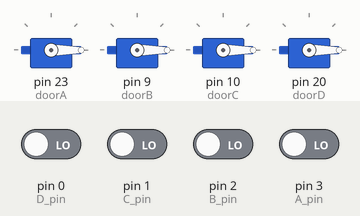
Bench run of a sketch on a simulated Arduino Mega 2560, built with avr-gcc and run on an emulated ATmega2560. On the bench: 4 × servo. The inputs (shaded band) are chosen by the test bench; at power-on: pin 0 (D_pin), pin 1 (C_pin), pin 2 (B_pin), pin 3 (A_pin) LOW.

Above: at 1.2 s.
1.3 s: pin 0 (D_pin) driven HIGH
At 2.5 s:
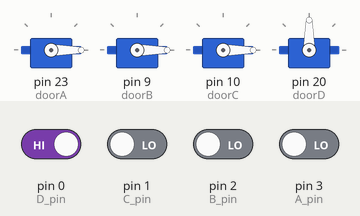
2.8 s: pin 1 (C_pin) driven HIGH
At 4.0 s:
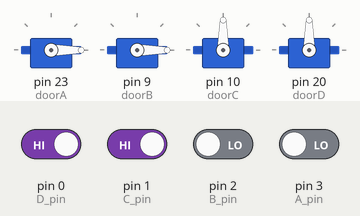
4.3 s: pin 2 (B_pin) driven HIGH
At 5.5 s:
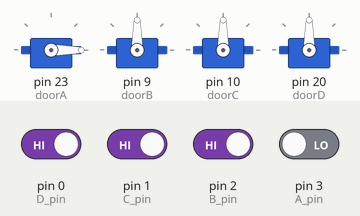
5.8 s: pin 3 (A_pin) driven HIGH
At 7.0 s:
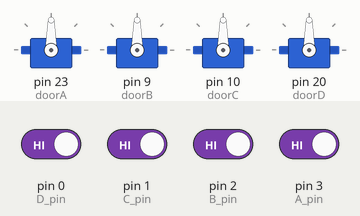
7.3 s: pin 0 (D_pin) driven LOW
At 8.5 s:
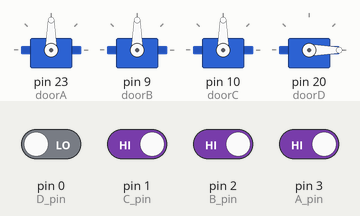
8.8 s: pin 1 (C_pin) driven LOW
At 9.3 s:
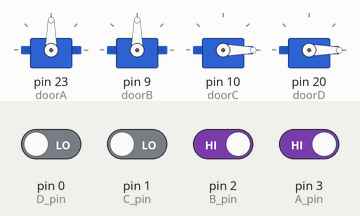
Timing chart, 0 to 11.3 s (numbered marks = the images above; inputs shaded):
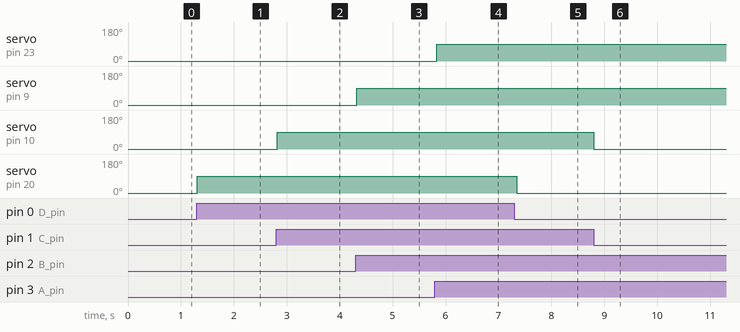

Measured:
- after the input at 1.3 s, servo on pin 20 (doorD): 0° → 90° at once
- after the input at 2.8 s, servo on pin 10 (doorC): 0° → 90° at once
- after the input at 4.3 s, servo on pin 9 (doorB): 0° → 90° at once
- after the input at 5.8 s, servo on pin 23 (doorA): 0° → 90° at once
- after the input at 7.3 s, servo on pin 20 (doorD): 90° → 0° at once
- after the input at 8.8 s, servo on pin 10 (doorC): 90° → 0° at once

The sketch:

FrogDoorRobot.ino
```cpp
/*
 *  Frog Door Code for Frog Maze
 *  Written for Teensy 3.2 with Teensyduino
 *
 *  Author:
 *   Erez Krimsky, ekrimsky@stanford.edu
 *   12/04/19
 */

// Input Pin Definitions
#define A_pin 3
#define B_pin 2
#define C_pin 1
#define D_pin 0

// Output Pin Definitions

# include <Servo.h>

Servo doorA;
Servo doorB;
Servo doorC;
Servo doorD;

void setup() {
  // put your setup code here, to run once:
  doorA.attach(23);
  doorB.attach(9);
  doorC.attach(10);
  doorD.attach(20);

  pinMode(A_pin, INPUT);
  pinMode(B_pin, INPUT);
  pinMode(C_pin, INPUT);
  pinMode(D_pin, INPUT);

}

void loop() {
  // put your main code here, to run repeatedly:


  // For robutness -- debounce --- set timer and dont let it change states to quickly
  // make robust for 1 motor and then copy paste for the 3 others

  if (digitalRead(A_pin))
  {
    doorA.write(90);
  }
  else
  {
    doorA.write(0);
  }

   if (digitalRead(B_pin))
  {
    doorB.write(90);
  }
  else
  {
    doorB.write(0);
  }

    if (digitalRead(C_pin))
  {
    doorC.write(90);
  }
  else
  {
    doorC.write(0);
  }


  if (digitalRead(D_pin))
  {
    doorD.write(90);
  }
  else
  {
    doorD.write(0);
  }

  delay(50);
}
```
